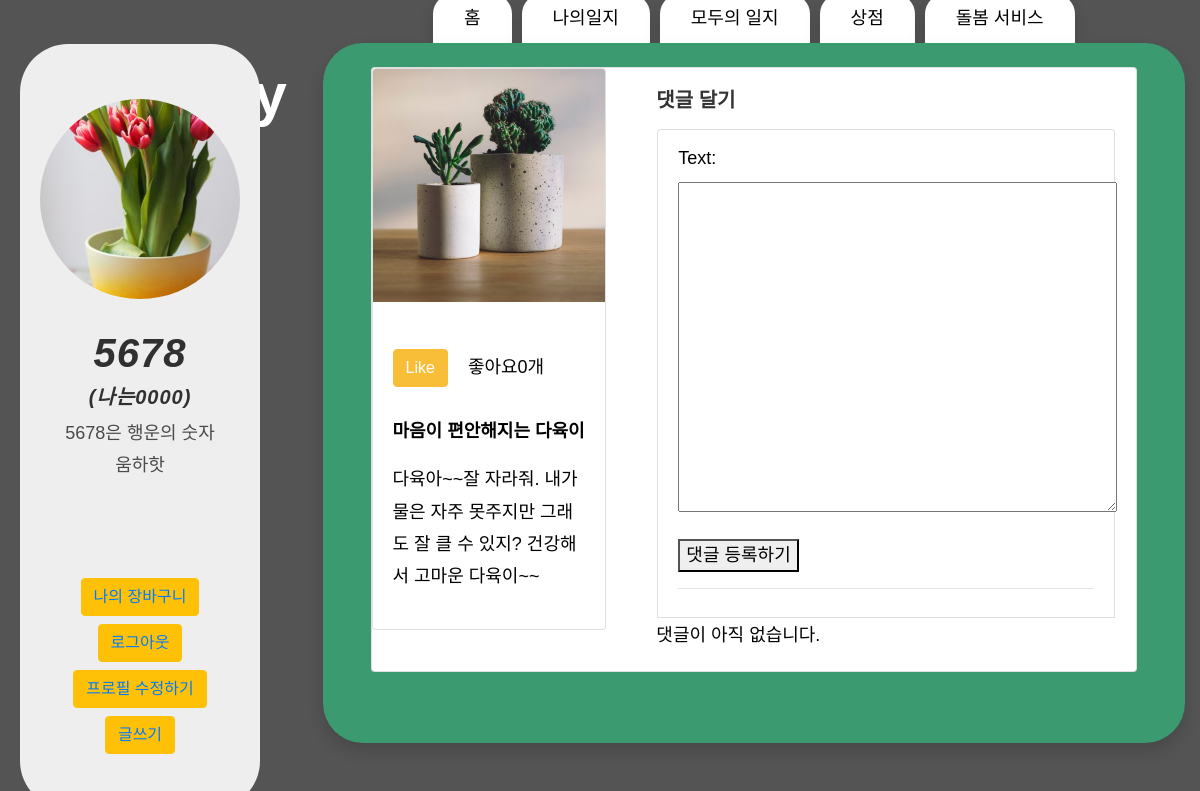
The page /ourdiary/9/ (signed in) on the database its author committed.
### account/models.py (models this page shows)
class Profile(models.Model):
    user = models.OneToOneField(settings.AUTH_USER_MODEL, on_delete = models.CASCADE)
    description = models.TextField(blank = True)
    nickname = models.CharField(max_length=40, blank =True)
    image = ProcessedImageField(
        blank = True,
        upload_to = 'profile/images',
        processors = [ResizeToFill(300,300)],
        format = 'JPEG',
        options = {'quality':90},
    )

### ourdiary/models.py (models this page shows, shortened)
class Photo(models.Model):
    blog = models.ForeignKey(Ourdiary, on_delete = models.CASCADE, null = True)
    image = models.ImageField(upload_to='images/',blank = True, null = True)

class Ourdiary(models.Model):
    author = models.ForeignKey(User, on_delete=models.CASCADE)
    title = models.CharField(max_length=255)
    image = models.ImageField(upload_to='images/')
    description = models.CharField(max_length=500)
    like_user_set = models.ManyToManyField(
        settings.AUTH_USER_MODEL,
        blank=True,
        related_name='like_user_set',
        through='Like'
    )
    @property
    def like_count(self):
        return self.like_user_set.count()

### ourdiary/views.py (the view)
# urls.py: path('<int:ourdiary_id>/',views.detail, name="detail"),
def detail(request, ourdiary_id):
    ourdiary = Ourdiary.objects.all()
    ourdiary_detail = get_object_or_404(Ourdiary, pk=ourdiary_id)
    current_user = request.user
    profile = Profile.objects.all()
    form = CommentForm()
    return render(request, 'detail.html', {'ourdiary':ourdiary_detail, 'current_user':current_user, 'form':form, 'profile':profile})

### ourdiary/forms.py
class CommentForm(forms.ModelForm):
    class Meta:
        model = Comment
        fields = ('text',)

### cart/context_processors.py (called while the page is built)
def counter(request):
    item_count = 0
    if 'admin' in request.path:
        return {}
    else:
        try:
            cart = Cart.objects.filter(cart_id=_cart_id(request))
            cart_items = CartItem.objects.all().filter(cart=cart[:1])
            for cart_item in cart_items:
                item_count += cart_item.quantity
        except Cart.DoesNotExist:
            item_count = 0
    return dict(item_count = item_count)

### cart/views.py (called while the page is built)
def _cart_id(request):
    cart = request.session.session_key
    if not cart:
        cart = request.session.create()
    return cart

### ourdiary/templates/detail.html (shortened to what this page needs)
{% extends 'base.html' %}
{% load static %}
{% block tab %}
<a class="nav-link shadow" href="{% url 'home' %}">홈</a>
{% if user.is_authenticated %}
<a class="nav-link shadow" href="{% url 'mylist' %}" role="tab" aria-selected="false">나의일지</a>
{% endif %}
<a class="nav-link shadow" href="{% url 'ourdiary' %}" role="tab" aria-selected="false">모두의 일지</a>
<a class="nav-link shadow" href="{% url 'storemain' %}" role="tab" aria-selected="false">상점</a>
<a class="nav-link shadow" href="{% url 'storemain' %}" role="tab" aria-selected="false">돌봄 서비스</a>
{% endblock %}
{% block contents %}
<div class="card mb-3 w-100">
    <div class="row">
        <div class="col-md-4">
            <div class="card">
                {% for photo in ourdiary.photo_set.all %}
                <img src="{{photo.image.url}}" class="card-img-top" width="100">
                <br>
                {% endfor %}
                <div class="card-body">
                    <input class="btn btn-primary" type="button" id="like" name="{{ourdiary.id}}" value="Like">
                    <p id="count-{{ourdiary.id}}" style="display: inline-block; margin-left: 15px;"> 좋아요{{ourdiary.like_count}}개</p>
                    <p class="card-text" style="margin-top: 15px; font-weight: 700">{{ourdiary.title}}</p>
                    <p class="card-text" style="margin-top: 15px;">{{ourdiary.description}}</p>
                </div>
            </div>
        </div>
        <div class="col-md-8">
            <div class="card-body">
                <h5 class="card-title" style="font-weight: 900;">댓글 달기</h5>
                <p class="card-text">
                    <ul class="list-group">
                        <li class="list-group-item" style="margin: 1px">
                            <form method="POST" class="post-form" action="{% url 'add_comment' pk=ourdiary.pk %}">
                                {{ form.as_p }} <button type="submit">댓글 등록하기</button>
                            </form>
                            <hr>
                        </li>
                        {% for comment in ourdiary.comments.all %}
                        {% if user.is_authenticated or comment.approved_comment %}
                        <li class="list-group-item" style="margin: 1px">
                            <div class="comment">
                                <div class="date" style="font-weight: 700; font-size: 15px; color: green;">
                                    {{comment.created_date|date:"Y년 m월 d일 h시i분 A"}}
                                    {% if not comment.approved_comment %}
                                    <a class="btn btn-default"
                                        href="{% url 'comment_remove' id=ourdiary.pk pk=comment.pk %}">삭제<span
                                            class="glyphicon glyphicon-remove"></span></a>
                                    <a class="btn btn-default"
                                        href="{% url 'comment_approve' id=ourdiary.pk pk=comment.pk %}">승인<span
                                            class="glyphicon glyphicon-ok"></span></a>
                                    {% endif %}
                                </div>
                                <strong style="font-weight: 900; color: green;">ID : {{comment.author}}</strong>
                                <p>{{comment.text|linebreaks}}</p>
                            </div>
                            {% endif %}
                            {% empty %}
                            <p>댓글이 아직 없습니다.</p>
                            {% endfor %}
                    </ul>
                </p>
            </div>
        </div>
    </div>
</div>
{% endblock %}

### project/templates/base.html (shortened to what this page needs)
{% load static %}
<!DOCTYPE html>
<html lang="en">
<head>
    <link rel="stylesheet" href="{% static 'css/style.css' %}">
    <link rel="stylesheet" href="https://cdn.jsdelivr.net/npm/bootstrap@4.5.3/dist/css/bootstrap.min.css"
>
    <link rel="stylesheet" href="{% static 'css/tooplate-style.css' %}">
</head>
<body style="background-image: url('{% static 'img/background.png' %}');">
    <div class="hero-wrap js-fullheight">
        <a class="whitea" href="{% url 'home' %}" style="position: fixed; padding: 50px; color: white; font-weight: 900; font-size: 60px;"> Plantary</a>
    </div>
    <section class="justify-content-center ftco-search">
        <div class="row">
            <div class="col-3">
                <section style="position: fixed; margin-top: 50px; width: 20%; margin-left: 20px">
                    {% if user.is_authenticated %}
                    <div class="tm-banner-inner">
                        {% if current_user.profile.image %}
                        {% for profile in profile.all %}
                        {%  ifequal forloop.counter 3 %}
                        <div class="profile_box">
                            <img class="profile" src="{{ current_user.profile.image.url }}" alt="{{ profile.image }}">
                        </div>
                        {% endifequal %}
                        {% endfor %}
                        {%endif%}
                        <h1 class="tm-banner-title">{{ user.username }}</h1>
                        <h5 class="tm-banner-title">({{ current_user.profile.nickname }})</h5>
                        <p class="tm-banner-subtitle">{{ current_user.profile.description }}</p>
                        <nav class="tm-main-nav">
                            <ul class="tm-main-nav-ul">
                                <button type="button" class="btn btn-warning mb-2"><a
                                    href="#">나의 장바구니</a></button>
                                <button type="button" class="btn btn-warning mb-2 whitea"><a
                                        href="javascript:{document.getElementById('logout').submit()}">로그아웃</a></button>
                                {% if user == current_user%}
                                <button type="button" class="btn btn-warning mb-2 whitea"><a
                                        href="{% url 'profile_update' %}">프로필 수정하기</a></button>
                                {% endif %}
                                <button type="button" class="btn btn-warning"><a href="{% url 'new' %}">글쓰기</a></button>
                            </ul>
                        </nav>
                    </div>
                    {% endif %}
                </section>
            </div>
            <div class="col-9">
                <div class="col-md-12 nav-link-wrap">
                    <div class="nav nav-pills justify-content-center text-center">
                        {% block tab %}
                        {% endblock %}
                    </div>
                </div>
                <div class="col-md-12 tab-wrap">
                    <div class="tab-content p-4 px-5 shadow h-100" style="border-radius: 40px; min-height: 700px">
                        {% block contents %}
                        {% endblock %}
                    </div>
                </div>
            </div>
        </div>
    </section>
</body>
</html>

### Main/static/css/tooplate-style.css (style rules this page uses)
ul { padding: 0; margin: 0; }
p { line-height: 1.8; }
p:last-child { margin-bottom: 0; }
body { color: #000; font-family: 'Noto Sans KR', sans-serif; font-size: 18px; font-weight: 300; overflow-x: hidden; }
.tm-main-nav { margin-top: 40px; border-radius: 3rem; background-color: #EEEEEE; font-size: 1.3rem; }
.tm-main-nav-ul { text-align: center; -webkit-box-flex: 1; -webkit-flex: 1; -ms-flex: 1; flex: 1; display: -webkit-box; display: -webkit-flex; display: -ms-flexbox; display: flex; -webkit-box-orient: vertical; -webkit-box-direction: normal; -webkit-flex-direction: column; -ms-flex-direction: column; flex-direction: column; -webkit-box-align: center; -webkit-align-items: center; -ms-flex-align: center; align-items: center; -webkit-box-pack: center; -webkit-justify-content: center; -ms-flex-pack: center; justify-content: center; }
.tm-banner-inner { border-radius: 3rem; background-color: #EEEEEE; color: rgb(39, 116, 23); height: 100%; padding: 35px 35px 45px; text-align: center; display: -webkit-box; display: -webkit-flex; display: -ms-flexbox; display: flex; -webkit-box-orient: vertical; -webkit-box-direction: normal; -webkit-flex-direction: column; -ms-flex-direction: column; flex-direction: column; -webkit-box-align: center; -webkit-align-items: center; -ms-flex-align: center; align-items: center; -webkit-box-pack: center; -webkit-justify-content: center; -ms-flex-pack: center; justify-content: center; }
.profile_box { width: 200px; height: 200px; border-radius: 70%; overflow: hidden; margin-bottom: 30px; margin-top: 20px; }
.profile { width: 100%; height: 100%; object-fit: cover; }
.tm-banner-title { font-family: 'Noto Sans KR', sans-serif; font-weight: 700; font-style: italic; font-size: 10; letter-spacing: 1px; text-transform: lowercase; }
.tm-banner-subtitle { font-family: 'Noto Sans KR', sans-serif; font-weight: 400; color: #4b4a49; font-size: 7; }
.tm-main-nav { display: -webkit-box; display: -webkit-flex; display: -ms-flexbox; display: flex; height: 100%; padding: 40px 40px 10px 40px; }

### rows shown on the page
Profile: profile.image (picture)
Photo: image (picture)
Ourdiary: like_count "0", title "마음이 편안해지는 다육이", description "다육아~~잘 자라줘. 내가 물은 자주 못주지만 그래도 잘 클 수 있지? 건강해서 고마운 다육이~~"

### other values the page prints
{{ user.username }} "5678"
{{ current_user.profile.nickname }} "나는0000"
{{ current_user.profile.description }} "5678은 행운의 숫자 움하핫"
